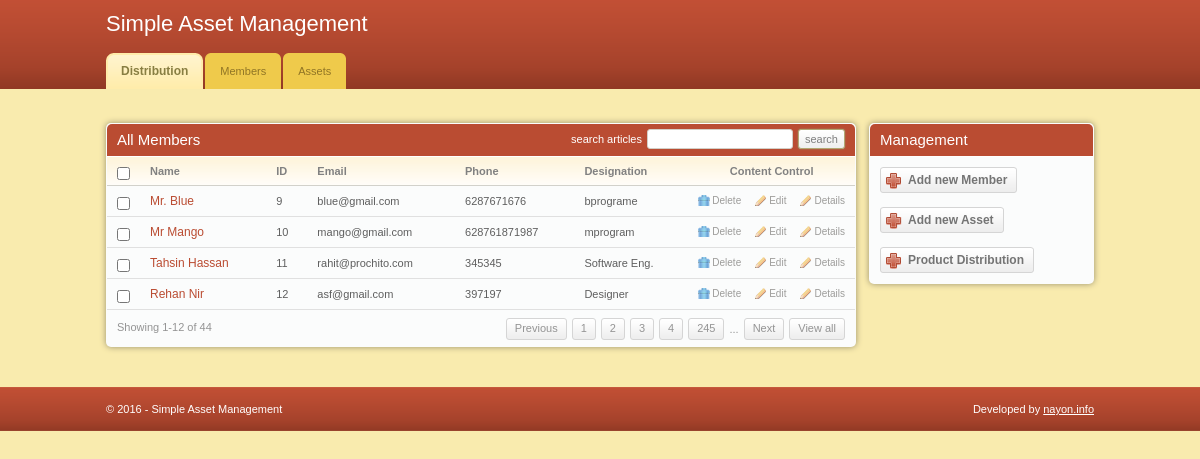
/members/, run on an earlier commit of the app's database.
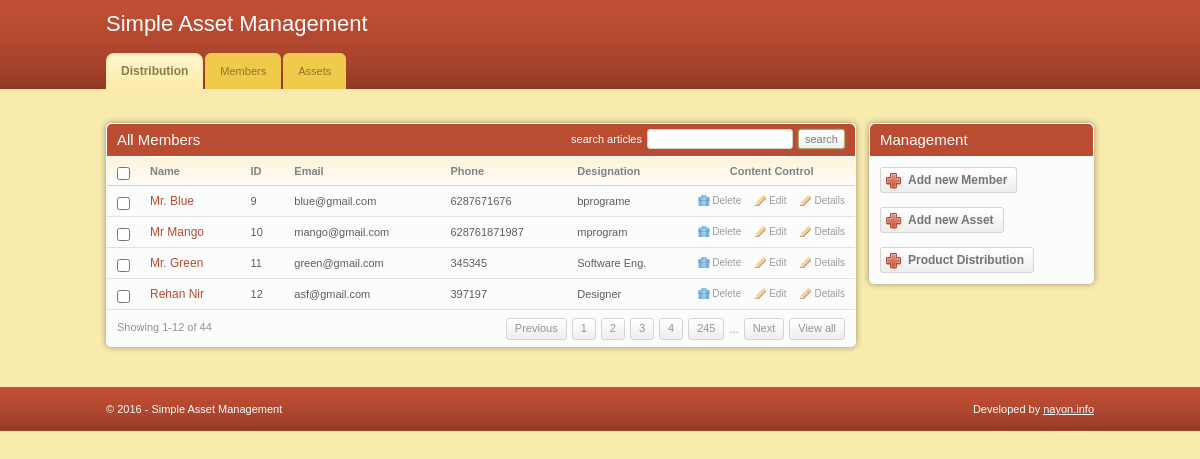
And on a later commit of the database.
### assetapp/models.py (models this page shows, shortened)
class Member(models.Model):
    name = models.CharField(max_length=50)
    email = models.EmailField(unique=True)
    phone = models.CharField(max_length=50)
    designation = models.CharField(max_length=50)

### assetapp/views.py (the view)
# urls.py: url(r'^members/$', views.members, name='members'),
def members(request):
    queryset = Member.objects.all()
    context = {
        "object_list": queryset,
        "title": "list"
    }
    return render(request, 'assetapp/members.html', context)

### assetapp/templates/assetapp/members.html (shortened to what this page needs)
{% extends 'base.html' %}
{% block content %}
<div class="box">
    <div class="box-head">
        <h2 class="left">All Members</h2>
        <div class="right">
            <label>search articles</label>
            <input type="text" class="field small-field" />
            <input type="submit" class="button" value="search" />
        </div>
    </div>
    <div class="table">
        <table width="100%" border="0" cellspacing="0" cellpadding="0">
            <tr>
                <th width="13"><input type="checkbox" class="checkbox" /></th>
                <th>Name</th>
                <th>ID</th>
                <th>Email</th>
                <th>Phone</th>
                <th>Designation</th>
                <th width="110" class="ac">Content Control</th>
            </tr>
             {% for obj in object_list %}
            <tr>
                <td><input type="checkbox" class="checkbox" /></td>
                <td><h3><a href="#">{{ obj.name }}</a></h3></td>
                <td>{{ obj.id }}</td>
                <td>{{ obj.email }}</td>
                <td>{{ obj.phone }}</td>
                <td>{{ obj.designation }}</td>
                <td><a href='{% url "membersdelete" obj.id %}' class="ico del">Delete</a><a href='{% url "membersupdate" obj.id %}' class="ico edit">Edit</a><a href="{{ obj.id }}" class="ico edit">Details</a></td>
            </tr>
            {% endfor %}
        </table>
        <div class="pagging">
            <div class="left">Showing 1-12 of 44</div>
            <div class="right">
                <a href="#">Previous</a>
                <a href="#">1</a>
                <a href="#">2</a>
                <a href="#">3</a>
                <a href="#">4</a>
                <a href="#">245</a>
                <span>...</span>
                <a href="#">Next</a>
                <a href="#">View all</a>
            </div>
        </div>
    </div>
</div>
{% endblock content %}

What changed in the data, as far as the page shows it:
changed Member "Software Eng.": name "Tahsin Hassan" → "Mr. Green"; email "rahit@prochito.com" → "green@gmail.com"
